Frame 1 (no input): blank canvas, image omitted
Frame 60 (the mouse pressed at the canvas centre just before this capture): blank canvas, image omitted
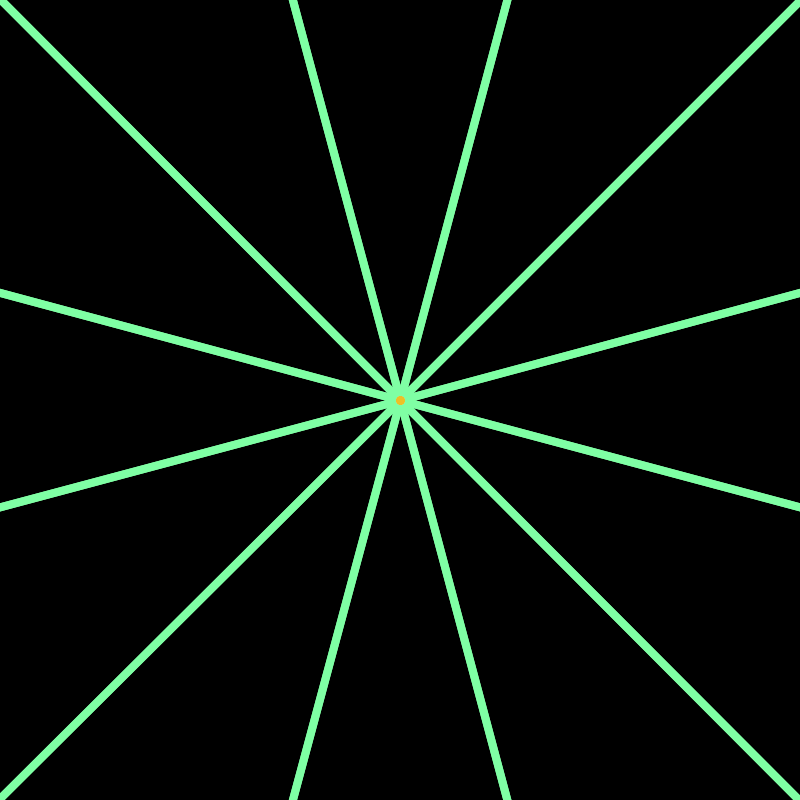
Frame 120 (the mouse held since frame 60 and released just before this capture)

The Processing sketch whose frames 1 and 60 were blank and that drew this single picture after the mouse press (run headless with seeded random() and noise(); from frame 60 on, the mouse is pressed at the canvas centre):

// Processing sketch: snowflake
// ── snowflake.pde
int symmetry = 12;
float angle = 360/symmetry;
float strokeSize = 8;
float xoff;

void setup(){
 size(800,800);
 background(0);
}

void keyPressed() {
  if (key == 's' || key == 'S') {
    save("snowflake.png");
    println("snowflake saved!");
  } else if (key == 'c' || key == 'C') {
    background(0);
  }
}

void draw(){
  translate(width/2,height/2);
  float mx = mouseX-width/2;
  float my = mouseY-height/2;
  float pmx = pmouseX - width/2;
  float pmy = pmouseY - width/2;
  
  if(mousePressed){
  int hu1 = int(map(sin(radians(xoff)),-1,1,0,255));
  int hu2 = int(map(cos(radians(xoff)),-1,1,0,255));
  int hu3 = int(map(sin(radians(xoff)),-1,1,0,255));
  
  xoff+=1;
  stroke(hu1,hu2,random(255));
  //float angle = TWO_PI/symmetry;
  for(int i = 0;i<symmetry;i++){
  rotate(radians(angle));
  float sw = strokeSize;
  strokeWeight(sw);
  line(mx,my, pmx, pmy);
  
  pushMatrix();
  scale(-1,1);
  line(mx,my,pmx,pmy);
  popMatrix();
  }
  }
}
